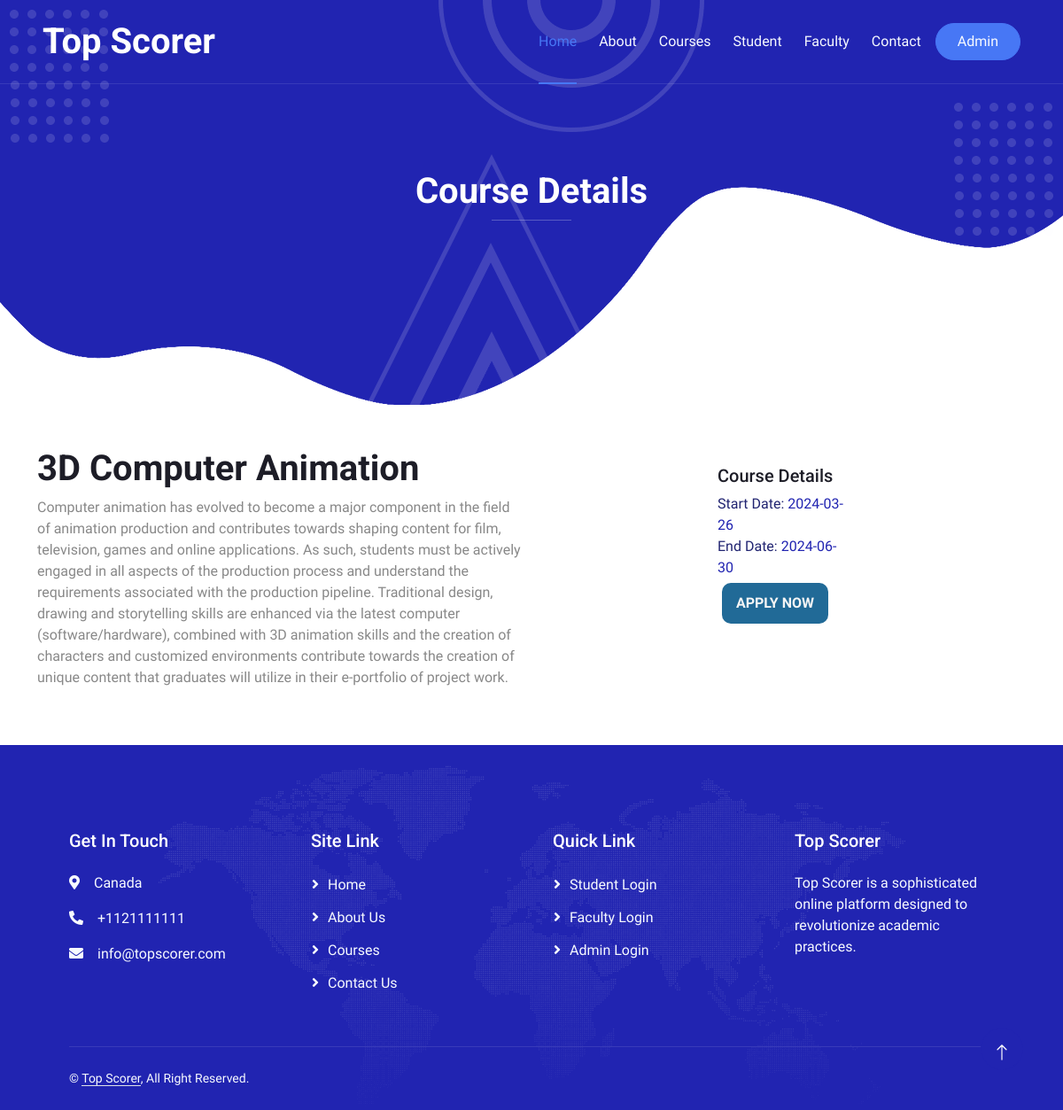
Screenshot of /course_details.php?cid=1 with the database file from the repository.
### tables this page shows
CREATE TABLE `courses` (
  `course_id` int(11) NOT NULL,
  `course_name` varchar(255) NOT NULL,
  `course_description` text NOT NULL,
  `start_date` date NOT NULL,
  `end_date` date NOT NULL,
  `status` enum('0','1') NOT NULL,
  `semester_id` int(11) NOT NULL
);

### course_details.php (the view, shortened to what this page needs)
<?php
    include_once 'admin/function/dbConnection.php';
?>
<!DOCTYPE html>
<html lang="en">
<head>
    <link href="https://cdnjs.cloudflare.com/ajax/libs/font-awesome/5.10.0/css/all.min.css" rel="stylesheet">
    <link href="https://cdn.jsdelivr.net/npm/bootstrap-icons@1.4.1/font/bootstrap-icons.css" rel="stylesheet">
    <link href="lib/animate/animate.min.css" rel="stylesheet">
    <link href="lib/owlcarousel/assets/owl.carousel.min.css" rel="stylesheet">
    <link href="lib/lightbox/css/lightbox.min.css" rel="stylesheet">
    <link href="css/bootstrap.min.css" rel="stylesheet">
    <link href="css/style.css" rel="stylesheet">
</head>
<body>
    <div class="container-xxl bg-white p-0">
        <div class="container-xxl position-relative p-0">
           <?php include('theme/main_head.php');?>
            <div class="container-xxl py-5 bg-primary hero-header mb-5">
                <div class="container my-5 py-5 px-lg-5">
                    <div class="row g-5 py-5">
                        <div class="col-12 text-center">
                            <h1 class="text-white animated zoomIn">Course Details</h1>
                            <hr class="bg-white mx-auto mt-0" style="width: 90px;">
                        </div>
                    </div>
                </div>
            </div>
        </div>
<div class="content">
    <div class="container">
      <div class="row">
        <?php
            $cid=$_REQUEST['cid'];
            $sql2 = "SELECT * FROM courses WHERE course_id='".$cid."'";
            $result2 = mysqli_query($conn, $sql2);
            if (mysqli_num_rows($result2)>0){
                while($row2 = mysqli_fetch_assoc($result2)) {
        ?>
        <div class="col-6">
            <h1><?php echo $row2['course_name'];?></h1>
            <div class="list-group" style="text-align: left;">
                <p><?php echo $row2['course_description'];?></p>
            </div>
        </div>
        <div class="col-2"></div>
        <div class="col-2" style="padding: 20px;">
            <div class="main" >
                 <h5 style="font-weight: bold;border-radius: 10px;">Course Details</h5>
                <div class="list-group" style="text-align: left;">
                    <label style="color: #212471;">Start Date: <span style="color: #2124B1;"><?php echo $row2['start_date'];?></span></label>
                </div>
                <div class="list-group" style="text-align: left;">
                    <label style="color: #212471;">End Date: <span style="color: #2124B1;"><?php echo $row2['end_date'];?></span></label>
                </div>
                <div class="list-group" >
                    <a class="btn" href="student/login.php?applyId=<?php echo $row2['course_id'];?>" style="margin:5px;padding: 10px; background-color: #216A97;color: whitesmoke;font-weight: bold;border-radius: 10px; cursor:pointer !important; width:80%; ">
                       APPLY NOW
                    </a>
                </div>
            </div>
        </div>
        <div class="col-2"></div>
    <?php }}?>
      </div>
    </div>
  </div>
 <?php include('theme/main_footer.php');?>
        <a href="#" class="btn btn-lg btn-primary btn-lg-square back-to-top pt-2"><i class="bi bi-arrow-up"></i></a>
    </div>
</body>
</html>

### css/style.css (style rules this page uses)
:root { --primary: #2124B1; --secondary: #4777F5; --light: #F7FAFF; --dark: #1D1D27; }
.back-to-top { position: fixed; display: none; right: 45px; bottom: 45px; z-index: 99; }
h1, h2, h3, .fw-bold { font-weight: 700 !important; }
h4, h5, h6, .fw-medium { font-weight: 500 !important; }
.btn { font-weight: 500; transition: .5s; }
.btn-lg-square { width: 48px; height: 48px; }
.btn-square, .btn-sm-square, .btn-lg-square { padding: 0; display: flex; align-items: center; justify-content: center; font-weight: normal; border-radius: 50px; }
.hero-header { background: url(../img/bg-dot.png), url(../img/bg-dot.png), url(../img/bg-round.png), url(../img/bg-tree.png), url(../img/bg-bottom-hero.png); background-position: 10px 10px, bottom 190px right 10px, left 55% top -1px, left 45% bottom -1px, center bottom -1px; background-repeat: no-repeat; }

### rows the page displays
courses: course_name "3D Computer Animation", course_description "Computer animation has evolved to become a major component in the field of animation production and contributes towards shaping content for film, television, games and online applications. As such, students must be actively engaged in all aspects of the production process and understand the requirements associated with the production pipeline. Traditional design, drawing and storytelling skills are enhanced via the latest computer (software/hardware), combined with 3D animation skills and the creation of characters and customized environments contribute towards the creation of unique content that graduates will utilize in their e-portfolio of project work.", start_date "2024-03-26", end_date "2024-06-30"
